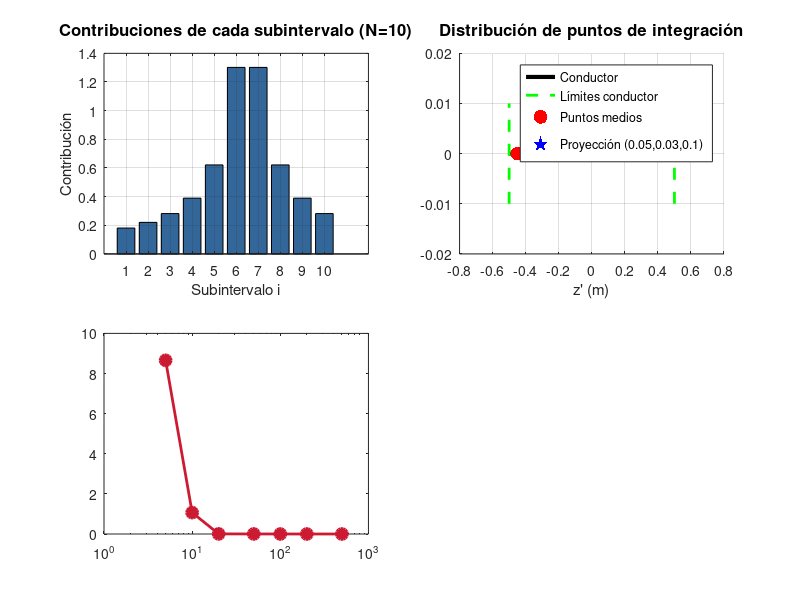

The MATLAB script that drew this image: (Note: this script raises an error after producing the figure.)
% =========================================================================
% CÁLCULO DEL POTENCIAL VECTORIAL MAGNÉTICO
% Conductor recto finito con corriente constante
% Autor: Cálculo analítico y numérico (Riemann N=10)
% =========================================================================

clear; clc; close all;

% =========================================================================
% DATOS DEL PROBLEMA
% =========================================================================
I = 3.0;      % Corriente en Amperes
x = 0.05;     % Coordenada x en metros
y = 0.03;     % Coordenada y en metros
z = 0.1;      % Coordenada z en metros
L1 = 0.5;     % Límite inferior del conductor en metros
L2 = 0.5;     % Límite superior del conductor en metros
mu0 = 4*pi*1e-7;  % Permeabilidad magnética del vacío (H/m)

% Cálculo de R
R_squared = x^2 + y^2;
R = sqrt(R_squared);

fprintf('============================================================\n');
fprintf('     POTENCIAL VECTORIAL MAGNÉTICO - CONDUCTOR FINITO\n');
fprintf('============================================================\n\n');
fprintf('DATOS DEL PROBLEMA:\n');
fprintf('  Corriente I = %.1f A\n', I);
fprintf('  Punto de observación: (%.2f, %.2f, %.2f) m\n', x, y, z);
fprintf('  Conductor: z'' ∈ [%.1f, %.1f] m\n', -L1, L2);
fprintf('  R = √(x² + y²) = %.8f m\n', R);
fprintf('  μ₀ = %.6e H/m\n', mu0);

% =========================================================================
% SOLUCIÓN ANALÍTICA
% =========================================================================
fprintf('\n============================================================\n');
fprintf('               SOLUCIÓN ANALÍTICA\n');
fprintf('============================================================\n');

% Términos dentro de los logaritmos
term1_arg = L2 - z;
term1_sqrt = sqrt(R_squared + (L2 - z)^2);
term1_log_arg = term1_arg + term1_sqrt;

term2_arg = -L1 - z;
term2_sqrt = sqrt(R_squared + (-L1 - z)^2);
term2_log_arg = term2_arg + term2_sqrt;

% Logaritmos
ln1 = log(term1_log_arg);
ln2 = log(term2_log_arg);

% Integral
integral_analitica = ln1 - ln2;

% Factor prefactor
prefactor = (mu0 * I) / (4 * pi);

% Potencial vectorial Az
Az_analitico = prefactor * integral_analitica;

fprintf('\nCálculos intermedios:\n');
fprintf('  L₂ - z = %.1f\n', term1_arg);
fprintf('  √(R² + (L₂-z)²) = %.6f\n', term1_sqrt);
fprintf('  ln(%.6f) = %.10f\n\n', term1_log_arg, ln1);
fprintf('  -L₁ - z = %.1f\n', term2_arg);
fprintf('  √(R² + (-L₁-z)²) = %.6f\n', term2_sqrt);
fprintf('  ln(%.6f) = %.10f\n', term2_log_arg, ln2);
fprintf('\n  Integral = %.10f\n', integral_analitica);
fprintf('  Prefactor μ₀I/(4π) = %.10e\n', prefactor);
fprintf('\n************************************************************\n');
fprintf('              RESULTADO ANALÍTICO\n');
fprintf('************************************************************\n');
fprintf('  Az = %.10e Wb/m\n', Az_analitico);
fprintf('  A⃗  = %.6e â_z Wb/m\n', Az_analitico);
fprintf('************************************************************\n');

% =========================================================================
% SOLUCIÓN NUMÉRICA (RIEMANN N=10)
% =========================================================================
fprintf('\n============================================================\n');
fprintf('         SOLUCIÓN NUMÉRICA - RIEMANN (N=10)\n');
fprintf('============================================================\n');

N = 10;  % Número de subintervalos
z_inf = -L1;
z_sup = L2;
delta_z = (z_sup - z_inf) / N;

% Puntos medios de cada subintervalo
z_primas = linspace(z_inf + delta_z/2, z_sup - delta_z/2, N);

% Suma de Riemann
suma_riemann = 0;
contribuciones = zeros(1, N);

fprintf('\nΔz'' = %.2f m\n', delta_z);
fprintf('\nContribuciones por subintervalo:\n');
fprintf('  i    z''_i (m)   distancia (m)     término\n');
fprintf('-----------------------------------------------------\n');

for i = 1:N
    zp = z_primas(i);
    distancia = sqrt(R_squared + (z - zp)^2);
    termino = delta_z / distancia;
    suma_riemann = suma_riemann + termino;
    contribuciones(i) = termino;
    fprintf('%3d   %8.3f     %12.8f   %15.10f\n', i, zp, distancia, termino);
end

Az_numerico = prefactor * suma_riemann;

fprintf('\n  Suma de Riemann = %.10f\n', suma_riemann);
fprintf('\n************************************************************\n');
fprintf('            RESULTADO NUMÉRICO (N=10)\n');
fprintf('************************************************************\n');
fprintf('  Az = %.10e Wb/m\n', Az_numerico);
fprintf('  A⃗  = %.6e â_z Wb/m\n', Az_numerico);
fprintf('************************************************************\n');

% =========================================================================
% COMPARACIÓN DE RESULTADOS
% =========================================================================
fprintf('\n============================================================\n');
fprintf('            COMPARACIÓN DE RESULTADOS\n');
fprintf('============================================================\n\n');

error_absoluto = abs(Az_analitico - Az_numerico);
error_relativo = (error_absoluto / abs(Az_analitico)) * 100;

fprintf('  Solución Analítica:  %.10e Wb/m\n', Az_analitico);
fprintf('  Solución Numérica:   %.10e Wb/m\n', Az_numerico);
fprintf('\n  Error absoluto:      %.10e Wb/m\n', error_absoluto);
fprintf('  Error relativo:      %.4f %%\n', error_relativo);
fprintf('\n============================================================\n');

% =========================================================================
% ANÁLISIS DE CONVERGENCIA
% =========================================================================
fprintf('\n============================================================\n');
fprintf('            ANÁLISIS DE CONVERGENCIA\n');
fprintf('============================================================\n\n');

N_valores = [5, 10, 20, 50, 100, 200, 500];
Az_numericos = zeros(size(N_valores));
errores_relativos = zeros(size(N_valores));

fprintf('   N    Az numérico (Wb/m)    Error relativo (%%)\n');
fprintf('-----------------------------------------------------\n');

for idx = 1:length(N_valores)
    n = N_valores(idx);
    dz = (z_sup - z_inf) / n;
    zps = linspace(z_inf + dz/2, z_sup - dz/2, n);
    suma = 0;
    for k = 1:n
        suma = suma + dz / sqrt(R_squared + (z - zps(k))^2);
    end
    Az_numericos(idx) = prefactor * suma;
    errores_relativos(idx) = abs(Az_analitico - Az_numericos(idx)) / abs(Az_analitico) * 100;
    fprintf('%4d   %.10e      %.6f\n', n, Az_numericos(idx), errores_relativos(idx));
end

% =========================================================================
% VISUALIZACIONES
% =========================================================================
fprintf('\n============================================================\n');
fprintf('              GENERANDO GRÁFICAS...\n');
fprintf('============================================================\n\n');

figure('Position', [100, 100, 1200, 900]);

% Gráfica 1: Contribuciones por subintervalo
subplot(2, 2, 1);
bar(1:N, contribuciones, 'FaceColor', [0.2, 0.4, 0.6], 'EdgeColor', 'k');
xlabel('Subintervalo i', 'FontSize', 11);
ylabel('Contribución', 'FontSize', 11);
title('Contribuciones de cada subintervalo (N=10)', 'FontSize', 12, 'FontWeight', 'bold');
grid on;
set(gca, 'FontSize', 10);

% Gráfica 2: Distribución de puntos de integración
subplot(2, 2, 2);
hold on;
plot([-L1, L2], [0, 0], 'k-', 'LineWidth', 3, 'DisplayName', 'Conductor');
plot([-L1, -L1], [-0.01, 0.01], 'g--', 'LineWidth', 2, 'DisplayName', 'Límites conductor');
plot([L2, L2], [-0.01, 0.01], 'g--', 'LineWidth', 2, 'HandleVisibility', 'off');
scatter(z_primas, zeros(1, N), 100, 'r', 'filled', 'DisplayName', 'Puntos medios');
scatter(z, 0, 150, 'b', 'p', 'filled', 'DisplayName', sprintf('Proyección (%g,%g,%g)', x, y, z));
xlabel('z'' (m)', 'FontSize', 11);
title('Distribución de puntos de integración', 'FontSize', 12, 'FontWeight', 'bold');
legend('Location', 'best', 'FontSize', 9);
grid on;
ylim([-0.02, 0.02]);
set(gca, 'FontSize', 10);
hold off;

% Gráfica 3: Convergencia con diferentes N
subplot(2, 2, 3);
semilogx(N_valores, errores_relativos, 'o-', 'Color', [0.8, 0.1, 0.2], 'LineWidth', 2, 'MarkerSize', 8, 'MarkerFaceColor', [0.8, 0.1, 0.2]);
hold on;
yline(error_relativo, 'b--', 'LineWidth', 1.5, 'Label', sprintf('N=10: %.4f%%', error_relativo));
xlabel('Número de subintervalos (N)', 'FontSize', 11);
ylabel('Error Relativo (%)', 'FontSize', 11);
title('Convergencia del método de Riemann', 'FontSize', 12, 'FontWeight', 'bold');
grid on;
set(gca, 'FontSize', 10);
hold off;

% Gráfica 4: Función integranda
subplot(2, 2, 4);
z_continuo = linspace(-L1, L2, 500);
integranda = 1 ./ sqrt(R_squared + (z - z_continuo).^2);
integranda_puntos = 1 ./ sqrt(R_squared + (z - z_primas).^2);

hold on;
plot(z_continuo, integranda, 'b-', 'LineWidth', 2, 'DisplayName', 'Función integranda');
scatter(z_primas, integranda_puntos, 80, 'r', 'filled', 'DisplayName', 'Puntos evaluados (N=10)');
xlabel('z'' (m)', 'FontSize', 11);
ylabel('1/√(R² + (z-z'')²)', 'FontSize', 11);
title('Función integranda y puntos de evaluación', 'FontSize', 12, 'FontWeight', 'bold');
legend('Location', 'best', 'FontSize', 9);
grid on;
set(gca, 'FontSize', 10);
hold off;

% Ajustar espaciado
sgtitle('Análisis del Potencial Vectorial Magnético', 'FontSize', 14, 'FontWeight', 'bold');

% =========================================================================
% RESUMEN FINAL
% =========================================================================
fprintf('\n============================================================\n');
fprintf('                  RESUMEN FINAL\n');
fprintf('============================================================\n\n');
fprintf('El potencial vectorial magnético en el punto (%.2f, %.2f, %.2f) m\n', x, y, z);
fprintf('debido a un conductor recto finito de longitud %.1f m\n', L1 + L2);
fprintf('con corriente %.1f A es:\n\n', I);
fprintf('  A⃗ = %.6e â_z Wb/m\n\n', Az_analitico);
fprintf('✓ El método numérico con N=10 aproxima con error: %.4f%%\n', error_relativo);
fprintf('✓ La componente es puramente axial (dirección ẑ)\n');
fprintf('✓ La convergencia mejora al aumentar N\n');
fprintf('\n============================================================\n');
fprintf('              CÁLCULO COMPLETADO ✓\n');
fprintf('============================================================\n');